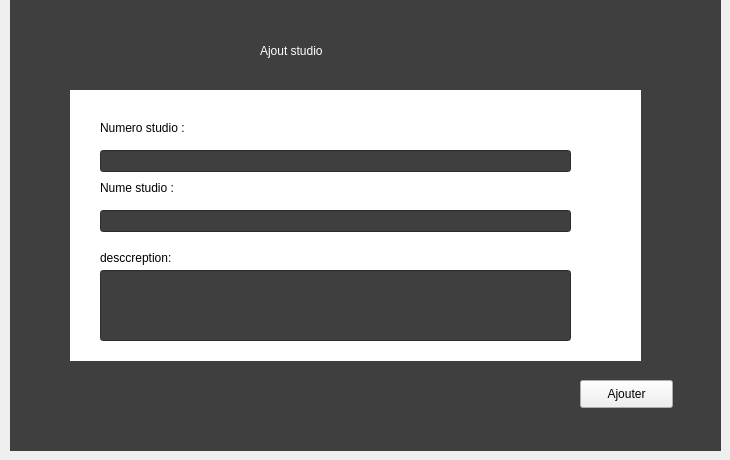
      <widget class="QWidget" name="tab_19">
       <attribute name="title">
        <string>Ajout studio</string>
       </attribute>
       <widget class="QLabel" name="label_57">
        <property name="geometry">
         <rect>
          <x>10</x>
          <y>0</y>
          <width>711</width>
          <height>451</height>
         </rect>
        </property>
        <property name="styleSheet">
         <string notr="true">background-color: rgb(63, 63, 63);</string>
        </property>
        <property name="text">
         <string/>
        </property>
       </widget>
       <widget class="QLabel" name="label_58">
        <property name="geometry">
         <rect>
          <x>70</x>
          <y>90</y>
          <width>571</width>
          <height>271</height>
         </rect>
        </property>
        <property name="styleSheet">
         <string notr="true">background-color: rgb(255, 255, 255);</string>
        </property>
        <property name="text">
         <string/>
        </property>
       </widget>
       <widget class="QLineEdit" name="lineEdit_14">
        <property name="geometry">
         <rect>
          <x>100</x>
          <y>150</y>
          <width>471</width>
          <height>22</height>
         </rect>
        </property>
        <property name="styleSheet">
         <string notr="true">background-color: rgb(63, 63, 63);</string>
        </property>
       </widget>
       <widget class="QLineEdit" name="lineEdit_15">
        <property name="geometry">
         <rect>
          <x>100</x>
          <y>210</y>
          <width>471</width>
          <height>22</height>
         </rect>
        </property>
        <property name="styleSheet">
         <string notr="true">background-color: rgb(63, 63, 63);</string>
        </property>
       </widget>
       <widget class="QLineEdit" name="lineEdit_16">
        <property name="geometry">
         <rect>
          <x>100</x>
          <y>270</y>
          <width>471</width>
          <height>71</height>
         </rect>
        </property>
        <property name="styleSheet">
         <string notr="true">background-color: rgb(63, 63, 63);</string>
        </property>
       </widget>
       <widget class="QPushButton" name="pushButton_23">
        <property name="geometry">
         <rect>
          <x>580</x>
          <y>380</y>
          <width>93</width>
          <height>28</height>
         </rect>
        </property>
        <property name="text">
         <string>Ajouter</string>
        </property>
       </widget>
       <widget class="QLabel" name="label_5">
        <property name="geometry">
         <rect>
          <x>100</x>
          <y>120</y>
          <width>101</width>
          <height>16</height>
         </rect>
        </property>
        <property name="text">
         <string>Numero studio :</string>
        </property>
       </widget>
       <widget class="QLabel" name="label_59">
        <property name="geometry">
         <rect>
          <x>100</x>
          <y>180</y>
          <width>101</width>
          <height>16</height>
         </rect>
        </property>
        <property name="text">
         <string>Nume studio :</string>
        </property>
       </widget>
       <widget class="QLabel" name="label_60">
        <property name="geometry">
         <rect>
          <x>100</x>
          <y>250</y>
          <width>111</width>
          <height>16</height>
         </rect>
        </property>
        <property name="text">
         <string>desccreption:</string>
        </property>
       </widget>
       <widget class="QLabel" name="label_61">
        <property name="geometry">
         <rect>
          <x>260</x>
          <y>30</y>
          <width>191</width>
          <height>41</height>
         </rect>
        </property>
        <property name="styleSheet">
         <string notr="true">color: rgb(255, 255, 255);</string>
        </property>
        <property name="text">
         <string>Ajout studio</string>
        </property>
       </widget>
       <widget class="QLabel" name="label_76">
        <property name="geometry">
         <rect>
          <x>20</x>
          <y>10</y>
          <width>61</width>
          <height>21</height>
         </rect>
        </property>
        <property name="styleSheet">
         <string notr="true">image: url(:/flchfinalll/flch final.png);</string>
        </property>
        <property name="text">
         <string/>
        </property>
       </widget>
      </widget>
